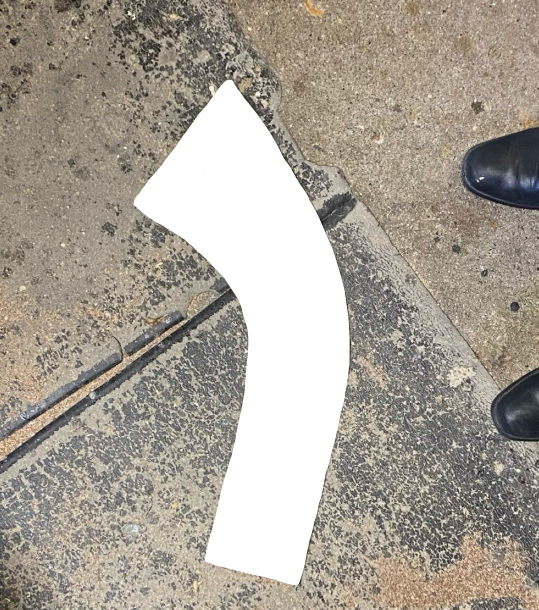
#> input picture bell_processing/angle_corn_ipad.jpg, 1078 x 1219 px (shown at 1/2 size)
$ jupyter execute --allow-errors bell_centerline.ipynb
#> lines starting #> are read from the running program, lines starting #| are printed output that depends on the picture; after the words box and inside, x2 and y2 are one past the last pixel; in counts of white or black regions, pixels touching at a corner belong together
[cell 1]
import cv2
import numpy as np
import matplotlib.pyplot as plt
from skimage.morphology import skeletonize
from scipy.ndimage import distance_transform_edt
from sklearn.isotonic import IsotonicRegression
from scipy.interpolate import make_splrep

## BELL PIECE: FIND SPLINE AND RADII

[cell 2]
# Load image
image_path = 'angle_corn_ipad.jpg'
image = cv2.imread(image_path)
#> image is the input picture: shape (1219, 1078, 3); mean B, G, R 150.2, 160.8, 168.4
# Take dimensions
H, W, _ = image.shape

# Convert to grayscale
gray = cv2.cvtColor(image, cv2.COLOR_BGR2GRAY)
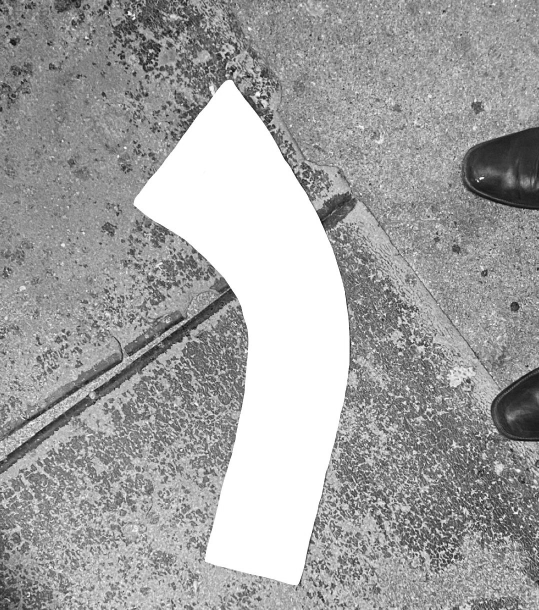
#> gray: shape (1219, 1078) (shown at 1/2 size); min 2, max 255, mean 161.9

# Apply Gaussian blur to reduce noise
blurred = cv2.GaussianBlur(gray, (5, 5), 0)

#Otsu's Thresholding (Automatic threshold based on histogram)
_, binary_otsu = cv2.threshold(blurred, 0, 255, cv2.THRESH_BINARY + cv2.THRESH_OTSU)
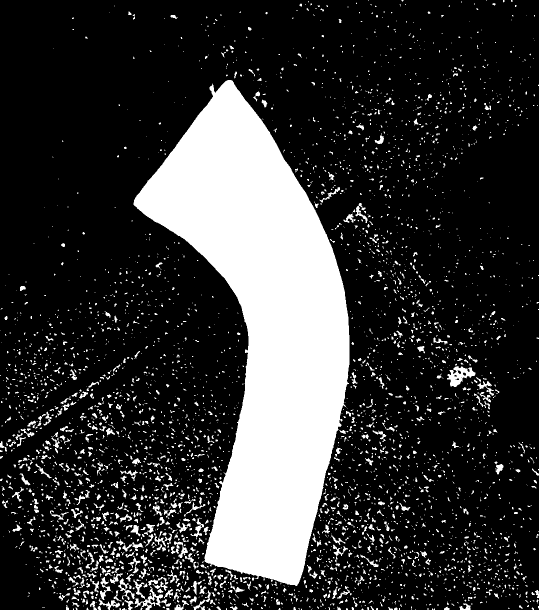
#> binary_otsu: shape (1219, 1078) (shown at 1/2 size); 20.8% white; 3952 white regions (3185 under 20 px), largest, box (x1, y1, x2, y2) and area: (267, 160, 699, 1172) 212033, (894, 732, 951, 774) 1161, (269, 1173, 342, 1219) 842

# Removing small dots on the background
# Define a kernel for morphological operations
kernel = cv2.getStructuringElement(cv2.MORPH_ELLIPSE, (16, 16))

# Apply morphological opening (erosion followed by dilation)
cleaned_image = cv2.morphologyEx(binary_otsu, cv2.MORPH_OPEN, kernel)
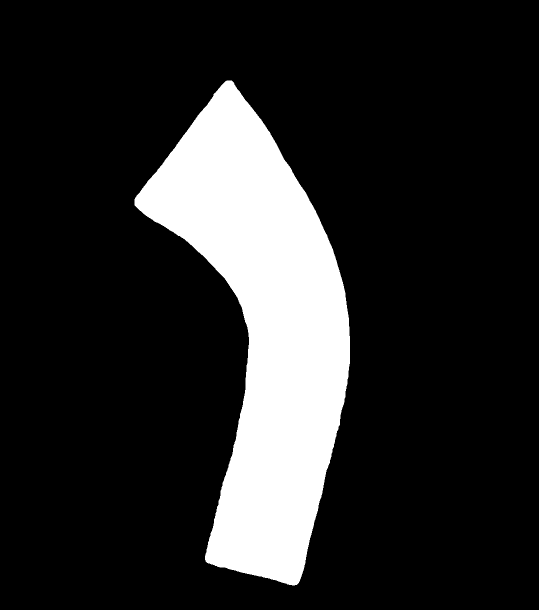
#> cleaned_image: shape (1219, 1078) (shown at 1/2 size); 16.1% white; 1 white region, box (x1, y1, x2, y2) and area: (269, 161, 700, 1171) 211773

# Display result
plt.title('Binary Image')
plt.imshow(cv2.cvtColor(cleaned_image, cv2.COLOR_BGR2RGB))
plt.axis('off')

plt.show()

[cell 3]
# Define matrix for translation
M = np.float32([[1, 0, 0], [0, 1, -100]])

# Apply the translation to the image (otherwise lower part too close to the border)
translated_img = cv2.warpAffine(cleaned_image, M, (cleaned_image.shape[1], cleaned_image.shape[0]))
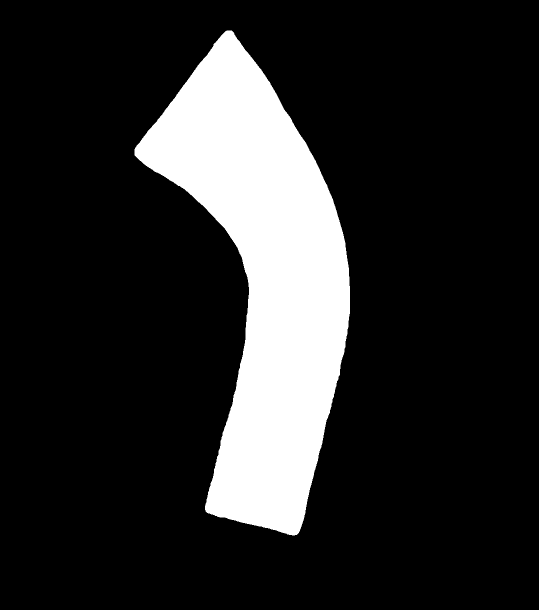
#> translated_img: shape (1219, 1078) (shown at 1/2 size); 16.1% white; 1 white region

# Display the images
plt.imshow(translated_img, cmap='gray')
plt.axis('off')
plt.show()

[cell 4]
# Extract contour
contours, _ = cv2.findContours(translated_img, cv2.RETR_EXTERNAL, cv2.CHAIN_APPROX_NONE)
#> contours = 1 contour; box (x1, y1, x2, y2) and area: (269, 61, 700, 1071) 210672

# Contuour as numpy array
contours_np = contours[0]
#> contours_np = contour of 2199 points, box (x1, y1, x2, y2) (269, 61, 700, 1071), area 210672
contours_np = np.squeeze(contours_np, axis=1)
#> contours_np = 2199 pairs, first value 269 to 699, second value 61 to 1070

# Create an empty black image, same size as the input
contour_img = np.zeros_like(translated_img)

# Draw contours in white (color=255), thickness=1 (or -1 if you want filled)
cv2.drawContours(contour_img, contours, -1, color=255, thickness=1)
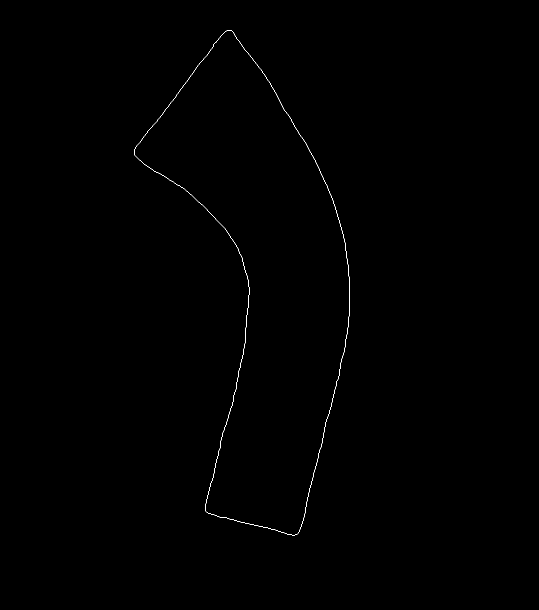
#> contour_img: shape (1219, 1078) (shown at 1/2 size); 0.17% white in thin lines or dots, all inside (x1, y1, x2, y2) = (269, 61, 700, 1071)

# Show the contour image
plt.imshow(contour_img, cmap='gray')
plt.title('Contours in White on Black Background')
plt.axis('off')
plt.show()

[cell 5]
# Detect corners (Shi-Tomasi)
corners = cv2.goodFeaturesToTrack(translated_img, maxCorners=14, qualityLevel=0.01, minDistance=10)
#> corners = 14 rows, first 8: [431, 84], [411, 1022], [434, 913], [674, 762], [479, 507], [269, 310], [619, 301], [541, 168]

# Convert to integer
corners = np.intp(corners)
corners = np.squeeze(corners, axis=1)

# Create black image to draw corners
corner_img = np.zeros_like(image)

# Draw the corners as white circles
for corner in corners:
    x, y = corner.ravel()
    cv2.circle(corner_img, (x, y), radius=5, color=255, thickness=-1)
#> this loop made 14 passes

# Show the result
plt.figure(figsize=(8, 8))
plt.imshow(corner_img, cmap='gray', interpolation='none')
plt.imshow(contour_img, interpolation='none', alpha=0.5)
plt.title('Corners Detected')
plt.axis('off')
plt.show()

[cell 6]
# Find vertices of two extremities of the bell
def midpoints(corners):
    # find two upper corners: the two closest to top left corner
    top_left = np.array([0,0])
    distances = np.linalg.norm(corners - top_left, axis=1)
#> distances = [439.1, 1101.5, 1010.9, 1017.3, 697.5, 410.4, 688.3, 566.5, 474, 1222.5, 1212.5, 1120.9, 517, 467]

    indeces_top_vertices = np.argsort(distances)[:4]
#> indeces_top_vertices = [5, 0, 13, 8]
    top_vertices = corners[indeces_top_vertices]
#> top_vertices = [[269, 310], [431, 84], [463, 61], [469, 69]]

    # Get the point with the smallest x-component
    min_x_point = top_vertices[np.argmin(top_vertices[:, 0])]
#> min_x_point = [269, 310]

    # Get the point with the smallest y-component
    min_y_point = top_vertices[np.argmin(top_vertices[:, 1])]
#> min_y_point = [463, 61]

    top_vertices = np.array([min_x_point, min_y_point])
#> top_vertices = [[269, 310], [463, 61]]


    # find two bottom corners: the two with largest y
    indeces_bottom_vertices = np.argsort(corners[:,1])[-4:]
#> indeces_bottom_vertices = [1, 11, 10, 9]
    bottom_vertices = corners[indeces_bottom_vertices]
#> bottom_vertices = [[411, 1022], [435, 1033], [574, 1068], [593, 1069]]

    # Get the point with the smallest x-component
    min_x_point = bottom_vertices[np.argmin(bottom_vertices[:, 0])]
#> min_x_point = [411, 1022]

    # Get the point with the smallest y-component
    max_x_point = bottom_vertices[np.argmax(bottom_vertices[:, 0])]
#> max_x_point = [593, 1069]

    bottom_vertices = np.array([min_x_point, max_x_point])
#> bottom_vertices = [[411, 1022], [593, 1069]]

    return top_vertices, bottom_vertices

[cell 7]
# Extend figure: upper part
top_vertices, bottom_vertices = midpoints(corners)
#> top_vertices = [[269, 310], [463, 61]]; bottom_vertices = [[411, 1022], [593, 1069]]

# Find orientation of upper edge
m_top = (top_vertices[0,1] - top_vertices[1,1]) / (top_vertices[0,0]- top_vertices[1,0])
#> m_top = -1.28

# Find normal orientation
m_perp_top = - 1/m_top
#> m_perp_top = 0.779

# Find points on the border for image extension
left_border_x = 0
left_border_y = m_perp_top * (left_border_x - top_vertices[0,0]) + top_vertices[0,1]
#> left_border_y = 100.4
p1 = np.array([left_border_x,left_border_y])
#> p1 = [0, 100.4]

right_border_y = 0
right_border_x = top_vertices[1,0] + (right_border_y - top_vertices[1,1]) / m_perp_top
#> right_border_x = 384.7
p2 = np.array([right_border_x, right_border_y])
#> p2 = [384.7, 0]

# Define vertices of quad to be filled
upper_triangle_vtx = np.vstack([top_vertices, p2, [0,0], p1])
#> upper_triangle_vtx = [[269, 310], [463, 61], [384.7, 0], [0, 0], [0, 100.4]]
upper_triangle_vtx = upper_triangle_vtx.astype(np.int32)
#> upper_triangle_vtx = [[269, 310], [463, 61], [384, 0], [0, 0], [0, 100]]

# Fill the quad in white
cv2.fillPoly(translated_img, pts=[upper_triangle_vtx], color=(255, 255, 255))

plt.imshow(translated_img, cmap='gray')
plt.title('Added triangle')
plt.axis('off')
plt.show()

[cell 8]
# Same as before for lower edge
m_bot = (bottom_vertices[0,1] - bottom_vertices[1,1]) / (bottom_vertices[0,0]- bottom_vertices[1,0])
#> m_bot = 0.258

m_perp_bot = - 1/m_bot
#> m_perp_bot = -3.87

left_border_y = 1218
left_border_x = bottom_vertices[0,0] + (left_border_y - bottom_vertices[0,1]) / m_perp_bot
#> left_border_x = 360.4
p1 = np.array([left_border_x, left_border_y])
#> p1 = [360.4, 1218]

right_border_y = 1218
right_border_x = bottom_vertices[1,0] + (right_border_y - bottom_vertices[1,1]) / m_perp_bot
#> right_border_x = 554.5
p2 = np.array([right_border_x, right_border_y])
#> p2 = [554.5, 1218]

lower_quad_vtx = np.vstack([bottom_vertices, p2, p1])
#> lower_quad_vtx = [[411, 1022], [593, 1069], [554.5, 1218], [360.4, 1218]]
lower_quad_vtx = lower_quad_vtx.astype(np.int32)
#> lower_quad_vtx = [[411, 1022], [593, 1069], [554, 1218], [360, 1218]]

# Fill the triangle in white
cv2.fillPoly(translated_img, pts=[lower_quad_vtx], color=(255, 255, 255))
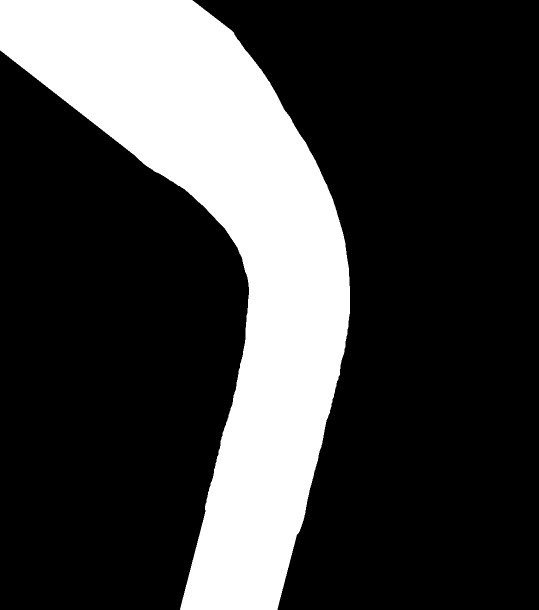
#> translated_img: shape (1219, 1078) (shown at 1/2 size); 25.2% white; 1 white region, box (x1, y1, x2, y2) and area: (0, 0, 700, 1219) 331347

plt.imshow(translated_img, cmap='gray')
plt.title('Added triangle')
plt.axis('off')
plt.show()

[cell 9]
# Now skeletonize for obtaining spline
# Skeletonize the image (convert to boolean first for skimage)
skeleton = skeletonize(translated_img > 0)
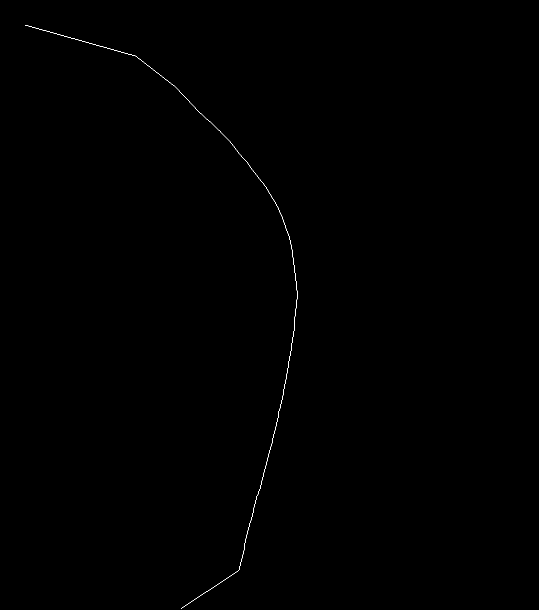
#> skeleton: shape (1219, 1078) bool (shown at 1/2 size); 0.11% white in thin lines or dots, all inside (x1, y1, x2, y2) = (50, 50, 595, 1217)

# Convert skeleton from boolean to int values (to be used by openCV)
skeleton = (skeleton * 255).astype(np.uint8)

# Compute the distance transform (from background to object interior)
distance_transform = distance_transform_edt(translated_img)
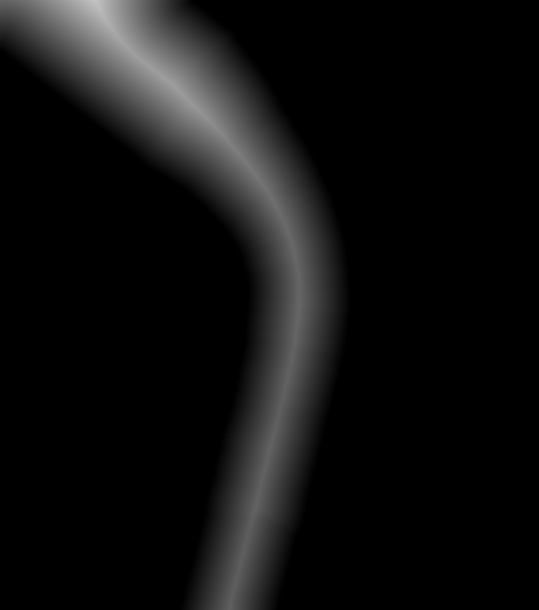
#> distance_transform: shape (1219, 1078) float64 (shown at 1/2 size); min 0, max 195.6, mean 16

# For each skeleton point, get its radius from distance transform
skeleton_points = np.column_stack(np.where(skeleton))
#> skeleton_points = 1387 pairs, first value 50 to 1216, second value 50 to 594

# Extract coordinates and corresponding radius values
centerline_coords = []
radii = []

for y, x in skeleton_points:
    radius = distance_transform[y, x]
    centerline_coords.append((x, y))
    radii.append(radius)
#> this loop made 1387 passes
#> (y, radius) on passes 1 to 3: (50, 70.6), (50, 71.22), (50, 71.84)
#> (the rest of the program and of its run is left out)
